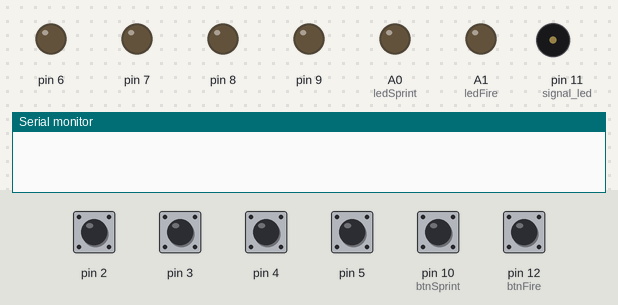
The sketch below on a simulated Arduino Uno, built with avr-gcc and run on an emulated ATmega328P. Parts: output pins drawn as LEDs (lit = HIGH), buzzer (waves = sounding), the last lines printed to the serial monitor. The inputs (shaded band) are chosen by the test bench; at power-on: pin 2–5, pin 10 (btnSprint), pin 12 (btnFire) HIGH.

Above: at 1.2 s.
1.3 s: pin 2 pulled LOW for 0.15 s
At 1.39 s:
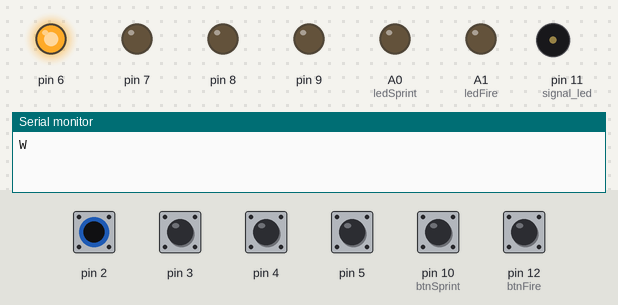
2.9 s: pin 3 pulled LOW for 0.15 s
At 2.99 s:
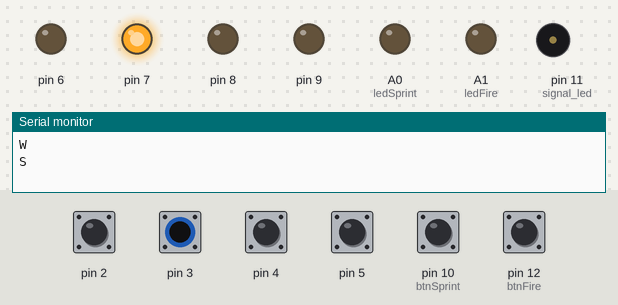
4.5 s: pin 4 pulled LOW for 0.15 s
At 4.59 s:
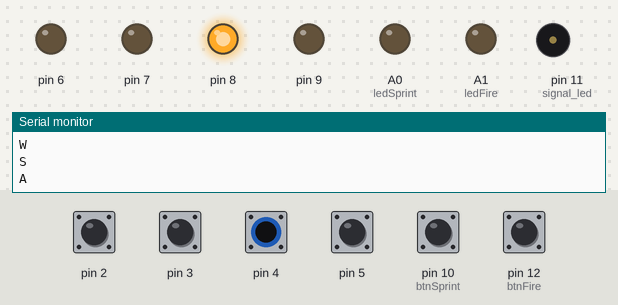
6.1 s: pin 5 pulled LOW for 0.15 s
At 6.19 s:
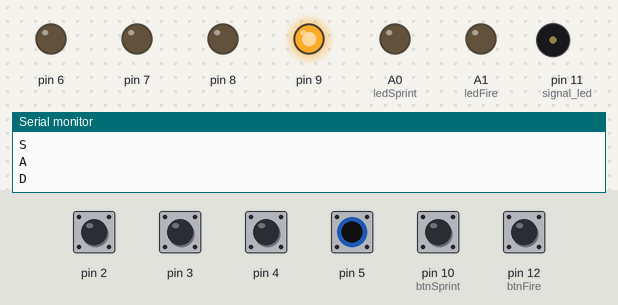
7.7 s: pin 10 (btnSprint) pulled LOW for 0.15 s
At 7.79 s:
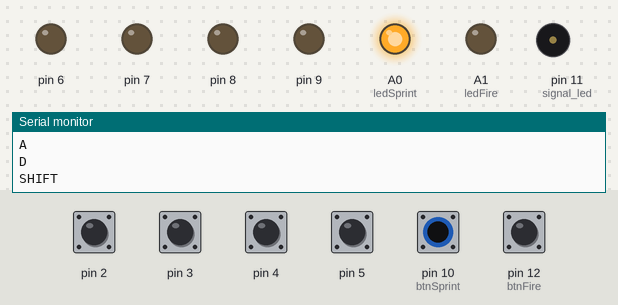
9.3 s: pin 12 (btnFire) pulled LOW for 0.15 s
At 9.39 s:
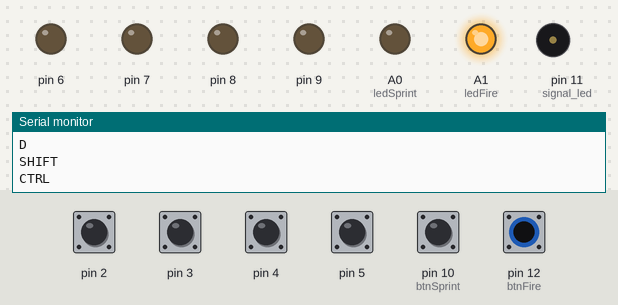
Timing chart, 0 to 11.9 s (numbered marks = the images above; inputs shaded):
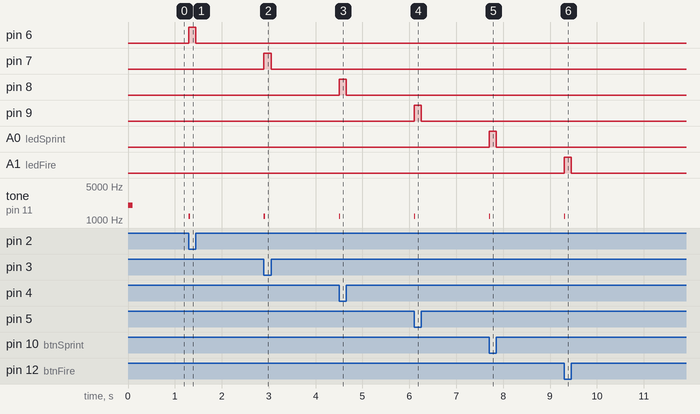

The sketch:

arduino_to_serial_key_board.ino
```cpp
const int btnUp = 2; const int btnDown = 3;
const int btnLeft = 4; const int btnRight = 5;
const int ledUp = 6; const int ledDown = 7;
const int ledLeft = 8; const int ledRight = 9;


const int btnSprint = 10;
const int btnFire = 12;
const int ledSprint = A0;
const int ledFire = A1;

const int signal_led = 11;

void setup() {
  Serial.begin(9600);


  for(int i=2; i<=5; i++) pinMode(i, INPUT_PULLUP);
  pinMode(btnSprint, INPUT_PULLUP);
  pinMode(btnFire, INPUT_PULLUP);


  for(int i=6; i<=9; i++) pinMode(i, OUTPUT);
  pinMode(ledSprint, OUTPUT);
  pinMode(ledFire, OUTPUT);
  pinMode(signal_led, OUTPUT);

  tone(signal_led, 2000, 100);
}

void loop() {

  checkButton(btnUp, ledUp, "W");
  checkButton(btnDown, ledDown, "S");
  checkButton(btnLeft, ledLeft, "A");
  checkButton(btnRight, ledRight, "D");

  // Actions
  checkButton(btnSprint, ledSprint, "SHIFT");
  checkButton(btnFire, ledFire, "CTRL");
}

void checkButton(int btnPin, int ledPin, String key) {
  if (digitalRead(btnPin) == LOW) {
    digitalWrite(ledPin, HIGH);
    tone(signal_led, 1200, 30);
    Serial.println(key);

    while(digitalRead(btnPin) == LOW);

    digitalWrite(ledPin, LOW);
  }
}
```

Measured:
- after the input at 1.3 s, pin 6: LOW → HIGH at once, → LOW 0.15 s later; tone on pin 11 (signal_led): silent → 1200 Hz at once, → silent 0.03 s later
- after the input at 2.9 s, pin 7: LOW → HIGH at once, → LOW 0.15 s later; tone on pin 11 (signal_led): silent → 1200 Hz at once, → silent 0.03 s later
- after the input at 4.5 s, pin 8: LOW → HIGH at once, → LOW 0.15 s later; tone on pin 11 (signal_led): silent → 1200 Hz at once, → silent 0.03 s later
- after the input at 6.1 s, pin 9: LOW → HIGH at once, → LOW 0.15 s later; tone on pin 11 (signal_led): silent → 1200 Hz at once, → silent 0.03 s later
- after the input at 7.7 s, A0 (ledSprint): LOW → HIGH at once, → LOW 0.15 s later; tone on pin 11 (signal_led): silent → 1200 Hz at once, → silent 0.03 s later
- after the input at 9.3 s, A1 (ledFire): LOW → HIGH at once, → LOW 0.15 s later; tone on pin 11 (signal_led): silent → 1200 Hz at once, → silent 0.03 s later
